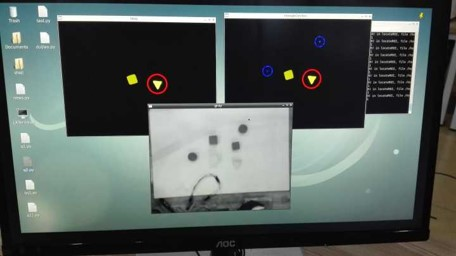
#> input picture examples/rpi_arduino_robot_arm/test.jpg, 456 x 256 px, given in place of the camera
$ python q2.py   (older library calls are emulated)
#> lines starting #> are read from the running program, lines starting #| are printed output that depends on the picture; after the words box and inside, x2 and y2 are one past the last pixel; in counts of white or black regions, pixels touching at a corner belong together
'''
第二问
find(lower,upper,k)
输入颜色对应的阈值和边数
返回中点坐标
'''
import numpy as np
import cv2
import serial

#定义坐标
local = dict(san = [0,0],si = [0,0],yuan = [0,0])
#定义相应颜色对应的阈值范围
lower_red = np.array([0,120,75])
upper_red = np.array([5,255,255])
lower_green = np.array([60,180,50])
upper_green = np.array([90,255,255])
lower_blue = np.array([80,150,100])
upper_blue = np.array([130,255,255])
lower_yellow = np.array([15,180,100])
upper_yellow = np.array([45,255,255])

#定义一个摄像头对象
cap = cv2.VideoCapture(1)
ret,frame_p = cap.read()
#> frame_p is the input picture: shape (256, 456, 3); mean B, G, R 91.5, 94.6, 85.1
#循环检测

def find(lower,upper,k):
	#捕获并处理一帧图像
#> called with lower = array of shape (3,), upper = array of shape (3,), k = 3
	ret,frame_p = cap.read()
	#高斯滤波后转换到HSV颜色空间
	frame = cv2.medianBlur(frame_p,5)
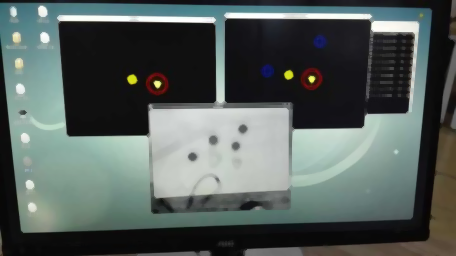
#> frame: shape (256, 456, 3); mean B, G, R 91.1, 94.2, 84.5
	frame = cv2.GaussianBlur(frame,(9,9),0)
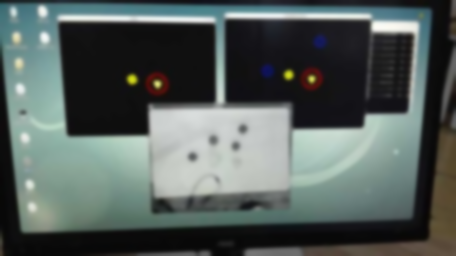
#> frame: shape (256, 456, 3); mean B, G, R 91.1, 94.2, 84.5

	hsv = cv2.cvtColor(frame,cv2.COLOR_BGR2HSV)
#> hsv: shape (256, 456, 3); mean H, S, V 68.4, 37.6, 96.4
	gray = cv2.cvtColor(frame,cv2.COLOR_BGR2GRAY)
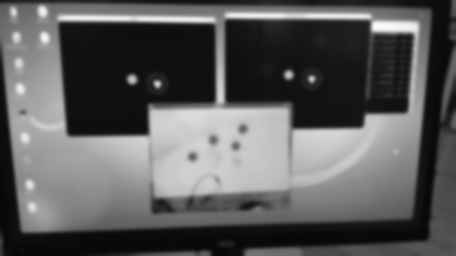
#> gray: shape (256, 456); min 7, max 250, mean 90.9
	cv2.imshow('gray',gray)
	mask = cv2.inRange(hsv,lower,upper)
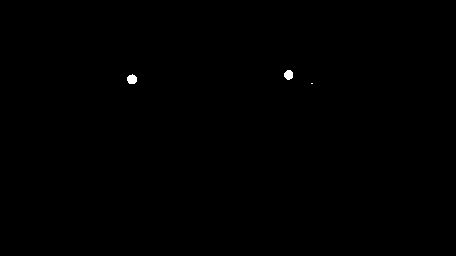
#> mask: shape (256, 456); 0.13% white; 3 white regions (1 under 20 px)

	#对原图像和掩模进行按位运算（黑：0，白：1）
	frame = cv2.bitwise_and(frame,frame,mask = mask)
	image,contours,h = cv2.findContours(mask,cv2.RETR_TREE,cv2.CHAIN_APPROX_SIMPLE)
#> contours = 3 contours, 1 with area under 20; largest, box (x1, y1, x2, y2) and area: (127, 74, 137, 84) 64, (284, 70, 293, 80) 58; h = [[1, -1, -1, -1], [2, 0, -1, -1], [-1, 1, -1, -1]]
	for cnt in contours:
		approx = cv2.approxPolyDP(cnt,0.15*cv2.arcLength(cnt,True),True)
		area = cv2.contourArea(cnt)
		#print(len(approx))
		if (len(approx) == k and area>50):
			#cv2.imshow('img',img)
			img = cv2.drawContours(frame,[cnt],0,(0,255,255),-1)
			M = cv2.moments(cnt)
			cv2.circle(img,(int(M['m10']/M['m00']),int(M['m01']/M['m00'])),40,(0,0,255),3)
		else:
			img = frame
		cv2.imshow('img',img)
#> this loop made 3 passes
#> (approx, area) on passes 2 to 3: ([[132, 74], [129, 83], [136, 81]], 64), ([[287, 70], [284, 76], [289, 79], [292, 72]], 58)
#> pass 2, in find, `cv2.imshow('img',img)`:
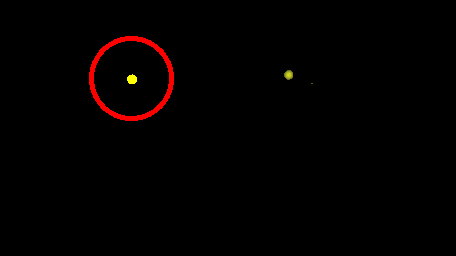
#> window 'img': shape (256, 456, 3); mean B, G, R 0, 0.3, 3

	#检测圆形
	#gray = cv2.bitwise_and(gray,gray,mask = mask)
	try:
		circles = cv2.HoughCircles(gray,cv2.HOUGH_GRADIENT,1,100,param1=100,param2=30,minRadius=20,maxRadius=100)
#> circles = None
		circles = np.uint16(np.around(circles))
		for i in circles[0,:]:
			cv2.circle(frame,(i[0],i[1]),i[2],255,2)
			cv2.circle(frame,(i[0],i[1]),2,255,3)
	except:
		pass
	cv2.imshow('HoughCircles',frame)

while(1):
	try:
		find(lower_yellow,upper_yellow,3)
	except:
		pass
	if cv2.waitKey(5)&0xff == 27:
#> (key Esc is pressed here)
		break

cap.release()
cv2.destroyAllWindows()
